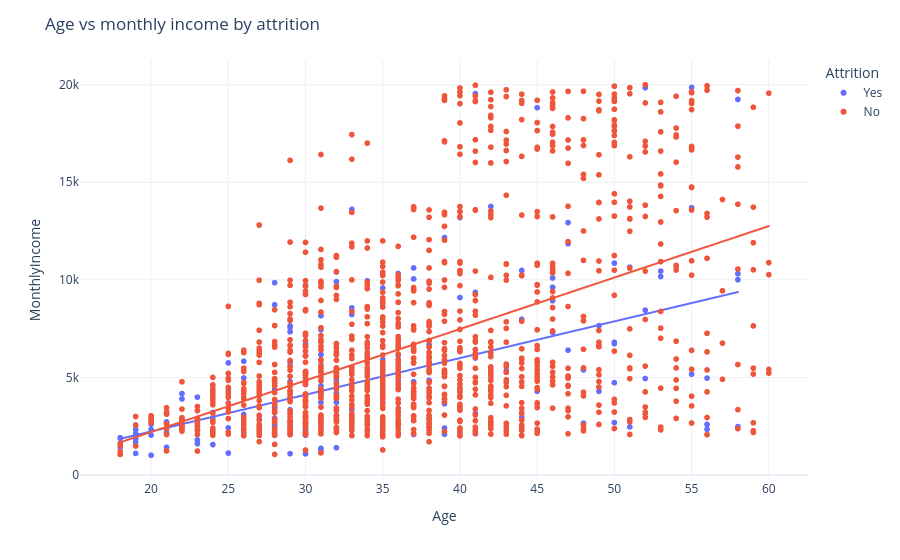

Notebook cell for this chart:
### Code cell
fig = px.scatter(df, x='Age', y='MonthlyIncome', color='Attrition', trendline='ols') 
fig.update_layout(title='Age vs monthly income by attrition')
fig.show()

### Figure 1 — Plotly figure (JSON) as saved in the notebook; plotly's stock layout.template omitted (floating-point values rounded to 4 significant figures; data arrays with more than 128 entries replaced by an {"elided": "..."} marker saying what was removed)
{"data": [{"hovertemplate": "Attrition=Yes<br>Age=%{x}<br>MonthlyIncome=%{y}<extra></extra>", "legendgroup": "Yes", "marker": {"color": "#636efa", "symbol": "circle"}, "mode": "markers", "name": "Yes", "showlegend": true, "type": "scattergl", "x": {"elided": "237 int values"}, "xaxis": "x", "y": {"elided": "237 int values"}, "yaxis": "y"}, {"hovertemplate": "<b>OLS trendline</b><br>MonthlyIncome = 188.072 * Age + -1533.56<br>R<sup>2</sup>=0.250603<br><br>Attrition=Yes<br>Age=%{x}<br>MonthlyIncome=%{y} <b>(trend)</b><extra></extra>", "legendgroup": "Yes", "marker": {"color": "#636efa", "symbol": "circle"}, "mode": "lines", "name": "Yes", "showlegend": false, "type": "scattergl", "x": {"elided": "237 int values"}, "xaxis": "x", "y": {"elided": "237 float values"}, "yaxis": "y"}, {"hovertemplate": "Attrition=No<br>Age=%{x}<br>MonthlyIncome=%{y}<extra></extra>", "legendgroup": "No", "marker": {"color": "#EF553B", "symbol": "circle"}, "mode": "markers", "name": "No", "showlegend": true, "type": "scattergl", "x": {"elided": "1233 int values"}, "xaxis": "x", "y": {"elided": "1233 int values"}, "yaxis": "y"}, {"hovertemplate": "<b>OLS trendline</b><br>MonthlyIncome = 263.838 * Age + -3077.32<br>R<sup>2</sup>=0.236889<br><br>Attrition=No<br>Age=%{x}<br>MonthlyIncome=%{y} <b>(trend)</b><extra></extra>", "legendgroup": "No", "marker": {"color": "#EF553B", "symbol": "circle"}, "mode": "lines", "name": "No", "showlegend": false, "type": "scattergl", "x": {"elided": "1233 int values"}, "xaxis": "x", "y": {"elided": "1233 float values"}, "yaxis": "y"}], "layout": {"legend": {"title": {"text": "Attrition"}, "tracegroupgap": 0}, "margin": {"t": 60}, "title": {"text": "Age vs monthly income by attrition"}, "xaxis": {"anchor": "y", "domain": [0, 1], "title": {"text": "Age"}}, "yaxis": {"anchor": "x", "domain": [0, 1], "title": {"text": "MonthlyIncome"}}}}
